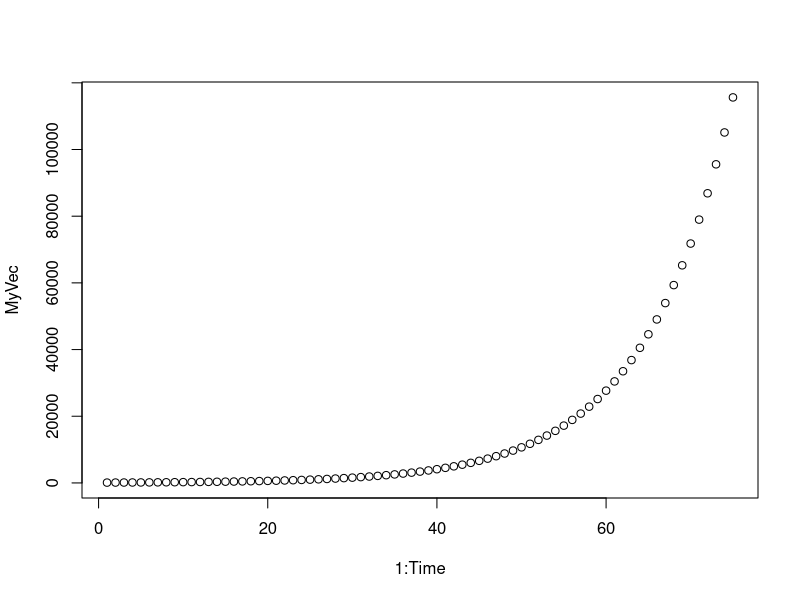
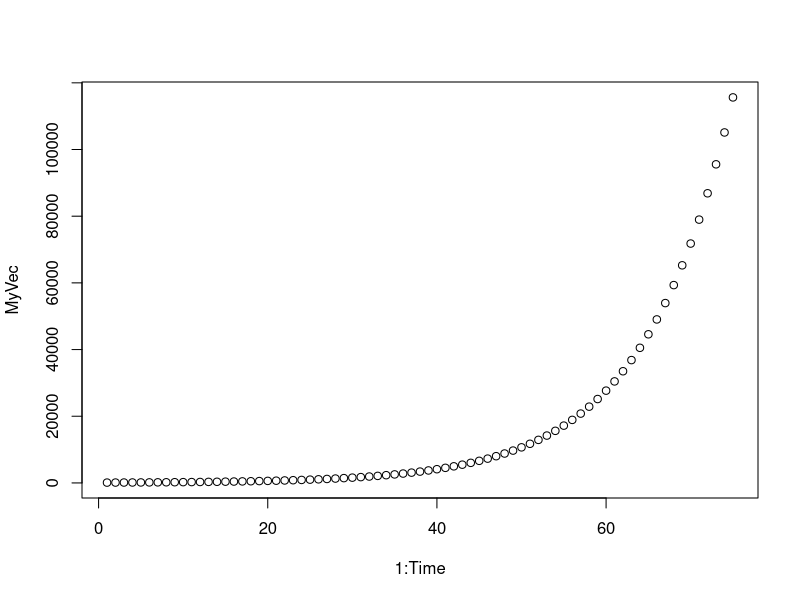

Reproduce these figures in R, in order.
## ---- chunk 1
Growth1 <- function(N_0=100,r=0.1,Time=75){
  MyVec <- rep(0,Time)
  MyVec[1] <- N_0
  for (i in 2:Time){
    MyVec[i] <- MyVec[i - 1] +r*MyVec[i - 1]
  }
  plot(x=1:Time,y=MyVec)
  return(MyVec)
}
Growth1()
## ---- chunk 2
Growth2 <- function(N_0=100,r=0.1,Time=75,ret=TRUE){
  MyVec <- rep(0,Time)
  MyVec[1] <- N_0
  for (i in 2:Time){
    dNdt <- r*MyVec[i - 1] 
    MyVec[i] <- MyVec[i - 1] + dNdt
  }
  plot(x=1:Time,y=MyVec)
  if(ret==TRUE) return(MyVec)
}
Growth2(ret=FALSE)
